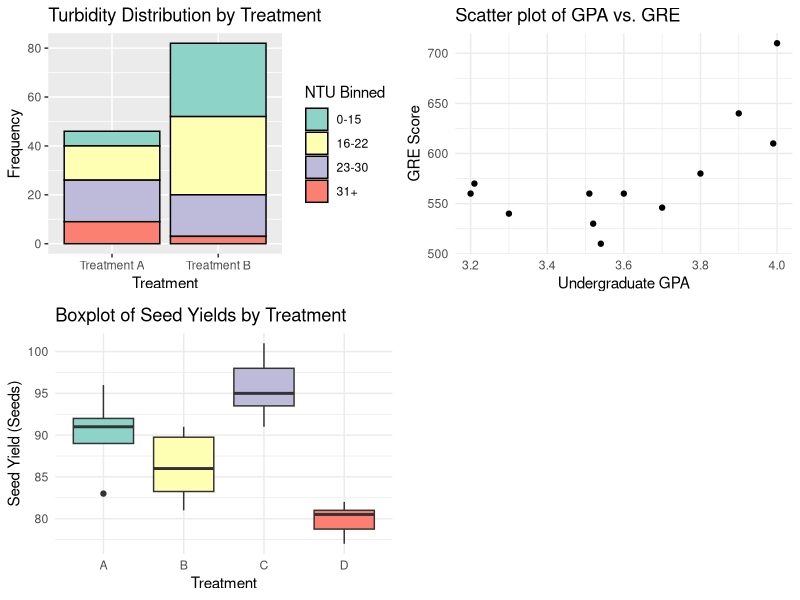

R code for this plot:
## ---- chunk 1
# Define the observed values
n <- 19  
x <- 3   
p0 <- 0.5  

# Calculate the observed proportion
p_hat <- x / n

# Calculate the Z-test statistic
Z <- (p_hat - p0) / sqrt(p0 * (1 - p0) / n)

# Calculate the p-value for a two-tailed test
p_value <- 2 * (1 - pnorm(abs(Z)))

# Output the results
cat("Z-test statistic:", Z, "\n")
cat("P-value:", p_value, "\n")

# Check if the result is significant at alpha = 0.05
if (p_value < 0.05) {
  cat("The result is statistically significant. Reject the null hypothesis.\n")
} else {
  cat("The result is not statistically significant. Fail to reject the null hypothesis.\n")
}

## ---- chunk 2
# Load packages
library(dplyr)

# Load the data from CSV
ntu_data <- read.csv("ntu_data.csv")

# Create a new factor variable for turbidity bins
ntu_data$Turbidity_Binned <- cut(ntu_data$NTU,
                                  breaks = c(0, 15, 22, 30, Inf),
                                  labels = c("0-15", "16-22", "23-30", "31+"),
                                  right = TRUE)

# Create a contingency table
contingency_table <- table(ntu_data$Treatment, ntu_data$Turbidity_Binned)

# Perform the Chi-Square test
chi_square_result <- chisq.test(contingency_table)

# View the results of the Chi-Square test
chi_square_result

# Visualizing the data with a bar plot
library(ggplot2)

vis1 <- ggplot(ntu_data, aes(x = Treatment, 
                     fill = Turbidity_Binned)) +
  geom_bar(position = "stack", 
           color = "black", 
           size = 0.5) +
  labs(title = "Turbidity Distribution by Treatment",
       x = "Treatment",
       y = "Frequency",
       fill = "NTU Binned")+
  scale_fill_brewer(palette = "Set3")


## ---- chunk 3

# Read the CSV data
data <- read.csv("grad_school.csv")

# Scatter plot
vis2 <- ggplot(data, aes(x = GPA, y = GRE)) +
  geom_point(shape = 19) +
  labs(
    title = "Scatter plot of GPA vs. GRE",
    x = "Undergraduate GPA",
    y = "GRE Score"
  )+
  theme_minimal()

# Correlation
correlation <- cor(data$GPA, data$GRE)
print(paste("Correlation coefficient: ", correlation))

# Linear regression
model <- lm(GRE ~ GPA, data = data)
summary(model)

## ---- chunk 4

# Load the data
data <- read.csv("DogwoodSeeds.csv")

# Run the ANOVA
anova_result <- aov(Seeds ~ Treatment, data = data)

# Summary of the ANOVA
summary(anova_result)

# Perform Tukey's HSD post-hoc test
tukey_result <- TukeyHSD(anova_result)

# Display the results of Tukey's test
print(tukey_result)

# Visualize the boxplot with ggplot2
library(ggplot2)

vis3 <- ggplot(data, aes(x = Treatment, 
                         y = Seeds, 
                         fill = Treatment)) +
  geom_boxplot() +
  labs(title = "Boxplot of Seed Yields by Treatment", 
       x = "Treatment", 
       y = "Seed Yield (Seeds)") +
   scale_fill_brewer(palette = "Set3") +
  theme_minimal() +
  theme(legend.position = "none")

## ---- chunk 5
library(gridExtra)

grid.arrange(vis1,
             vis2,
             vis3,
             ncol = 2)
